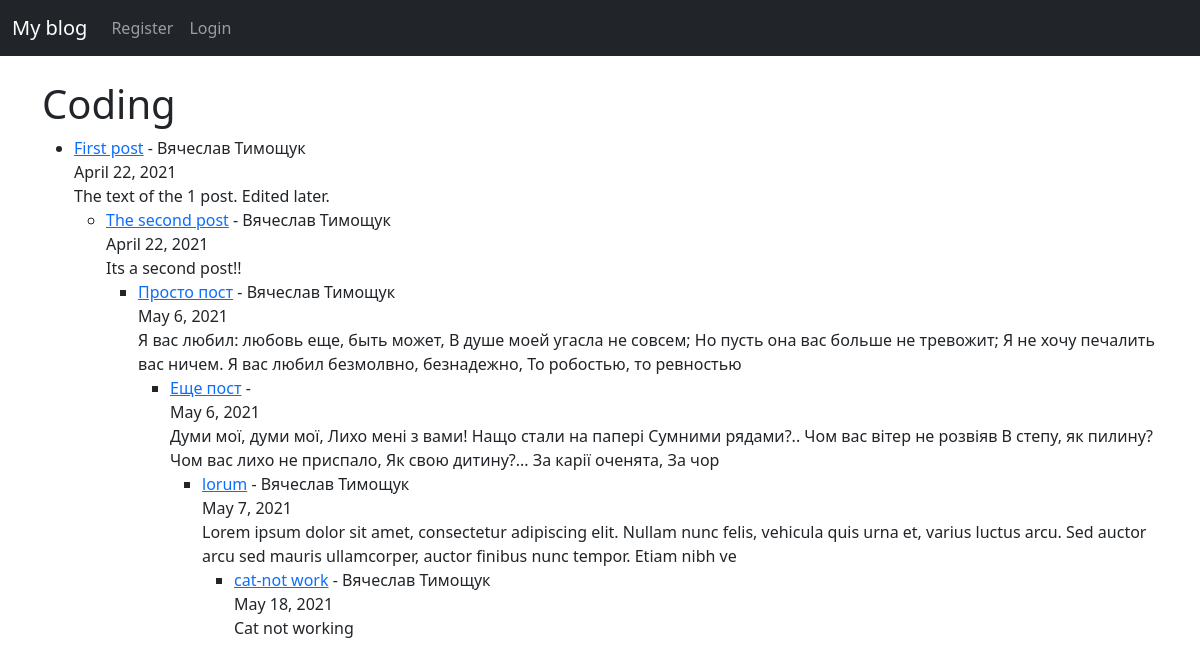
/category/coding/, run on the app's committed database.
### myblog/models.py (models this page shows, shortened)
class Post(models.Model):
    title = models.CharField(max_length=255)
    title_tag = models.CharField(max_length=255, default="My blog")
    author = models.ForeignKey(User, on_delete=models.CASCADE)
    body = models.TextField()
    post_date = models.DateField(auto_now_add = True)
    category = models.CharField(max_length=255, default='coding')

### myblog/views.py (the view)
# urls.py: path('category/<str:cats>/', CategoryView, name='category'),
def CategoryView(request, cats):
        category_posts = Post.objects.filter(category=cats)
        return render(request, 'categories.html', {'cats':cats.title, 'category_posts':category_posts})

### myblog/templates/categories.html (shortened to what this page needs)
 {% extends 'base.html' %}
 {% block content %}
 {% if category_posts %}
    <h1>{{ cats }} </h1>
    {% for post in category_posts %}
    <ul>
        <li><a href="{% url 'article-detail' post.pk %}">{{ post.title }}</a>
            -  {{ post.author.first_name }}
            {{ post.author.last_name }}<br>
            {{ post.post_date }}  <br/>
        {{ post.body|slice:":200"|safe }}</li>
     {% endfor %}
    </ul>
 {% else %}
 <h2>Sorry this page is not exist</h2>
 {% endif %}
 {% endblock %}

### data on the page
Post: title "First post", author.first_name "Вячеслав", author.last_name "Тимощук", post_date "April 22, 2021", body "The text of the 1 post. Edited later."
Post: title "The second post", author.first_name "Вячеслав", author.last_name "Тимощук", post_date "April 22, 2021", body "Its a second post!!"
Post: title "Просто пост", author.first_name "Вячеслав", author.last_name "Тимощук", post_date "May 6, 2021", body "Я вас любил: любовь еще, быть может, В душе моей угасла не совсем; Но пусть она вас больше не тревожит; Я не хочу печалить вас ничем. Я вас любил безмолвно, безнадежно, То робостью, то ревностью"
Post: title "Еще пост", post_date "May 6, 2021", body "Думи мої, думи мої, Лихо мені з вами! Нащо стали на папері Сумними рядами?.. Чом вас вітер не розвіяв В степу, як пилину? Чом вас лихо не приспало, Як свою дитину?... За карії оченята, За чор"
Post: title "lorum", author.first_name "Вячеслав", author.last_name "Тимощук", post_date "May 7, 2021", body "Lorem ipsum dolor sit amet, consectetur adipiscing elit. Nullam nunc felis, vehicula quis urna et, varius luctus arcu. Sed auctor arcu sed mauris ullamcorper, auctor finibus nunc tempor. Etiam nibh ve"
Post: title "cat-not work", author.first_name "Вячеслав", author.last_name "Тимощук", post_date "May 18, 2021", body "Cat not working"

### other printed values
{{ cats }} "Coding"
